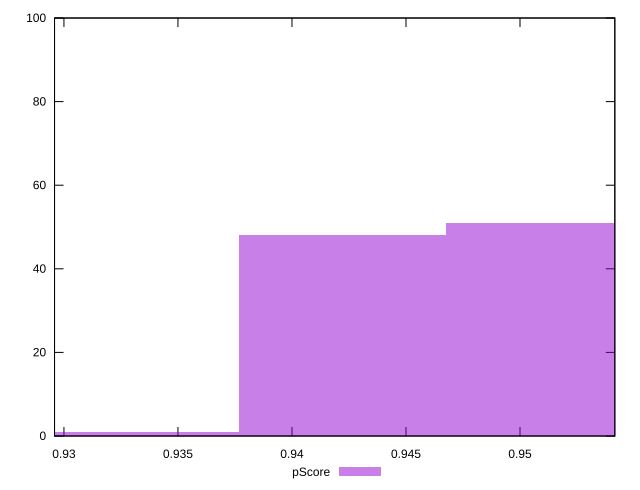

This chart was generated by the following gnuplot code:
reset

$pScore <<EOF
0.9331503696608656 1
0.9422100819876701 48
0.9512697943144747 51
EOF

set key outside below
set boxwidth 0.00905971232680452
set xrange [0.9295875286676559:0.9541582541775258]
set yrange [0:100]
set trange [0:100]
set style fill transparent solid 0.5 noborder
set terminal svg size 640, 490 enhanced background rgb 'white'
set output "reports/report_00032_2021-02-25T10-28-15.087Z/bootup-time/samples/astro/pScore/histogram.svg"

plot $pScore title "pScore" with boxes

reset
